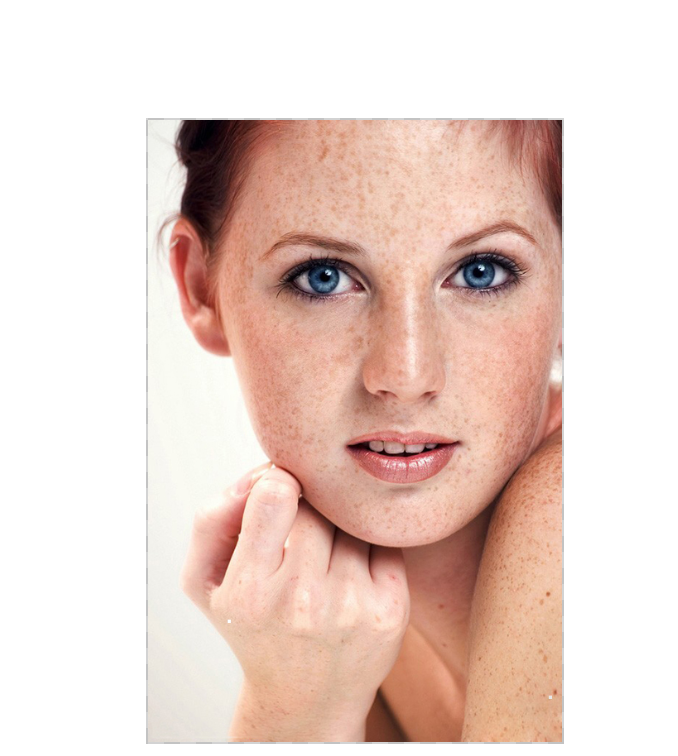
#> input picture face/testface7.png, 678 x 756 px, given in place of testface7.jpg, which was not available
$ python facebeauty.py   (older library calls are emulated)
#> lines starting #> are read from the running program, lines starting #| are printed output that depends on the picture; pictures that were not available may be replaced by others from this repository, and a replacement may not be noted
#> further down, img is the input picture: shape (756, 678, 3); mean B, G, R 203, 211.3, 233.2
from cv2 import cv2
import numpy as np

def beautyface(img):
    value1 = 5
    value2 = 3
    dx = value1 * 5
    fc = value1 * 12.5
    p = 0.5

    temp1 = cv2.bilateralFilter(img, dx, fc, fc)
    # cv2.imshow('temp1', temp1)

    temp2 = temp1 - img + 128
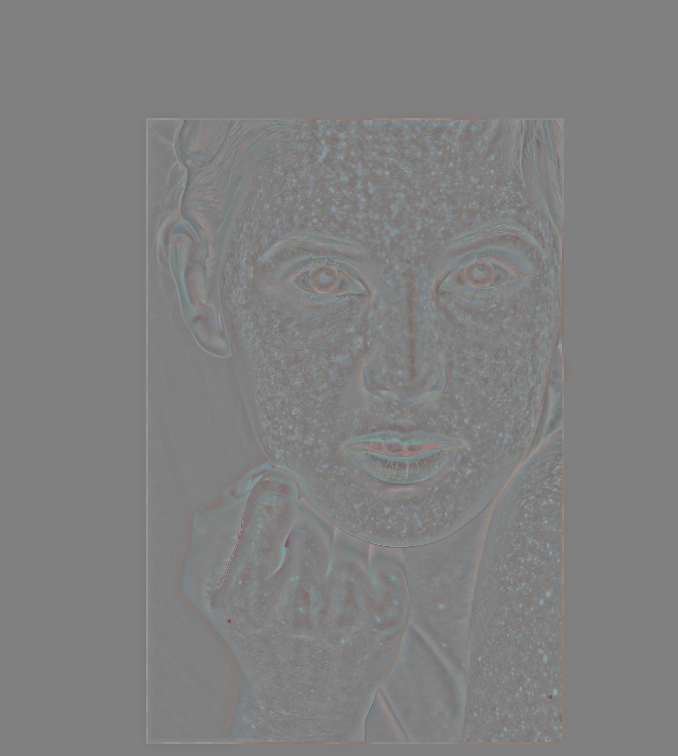
#> temp2: shape (756, 678, 3); mean B, G, R 128.2, 128.2, 128.2
    # cv2.imshow('temp2', temp2)

    temp3 = cv2.GaussianBlur(temp2, (2 * value2 - 1, 2 * value2 - 1), 0)
    # cv2.imshow('temp3', temp3)

    floatimg = img.astype(np.float)
    floattemp3 = temp3.astype(np.float)
    temp4 = floatimg + 2.0 * floattemp3 - 255.0
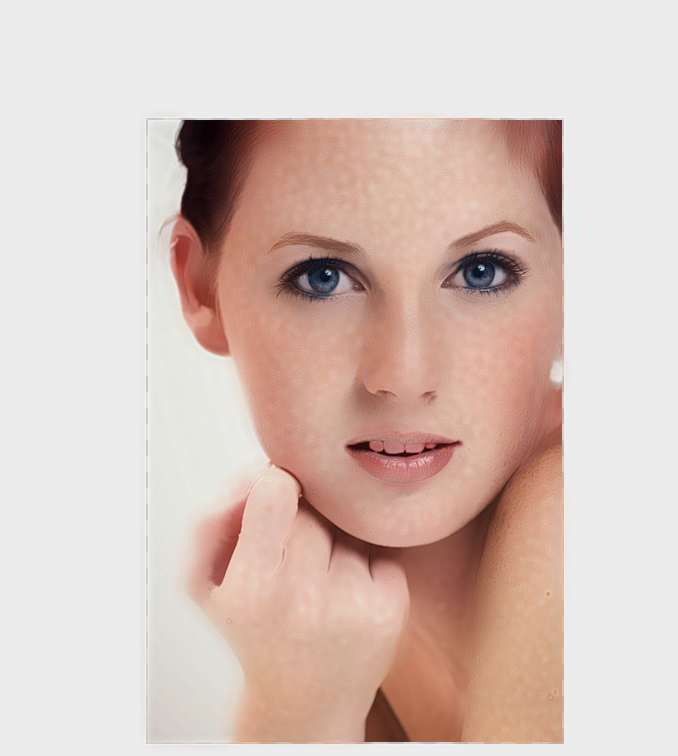
#> temp4: shape (756, 678, 3) float64; mean B, G, R 204.4, 212.7, 234.6; drawn with min black and max white
    temp4[temp4 > 255] = 255
    temp4 = temp4.astype(np.uint8)
    # cv2.imshow('temp4', temp4)

    res = cv2.addWeighted(img, p, temp4, 1.0 - p, 1)
    return res

if __name__ == "__main__":
    img = cv2.imread('face/testface7.jpg')

    res = beautyface(img)

    cv2.imshow('res', res)
    cv2.waitKey(0)
    cv2.destroyAllWindows()

$ run again, with face/testface5.png copied over face/testface7.png
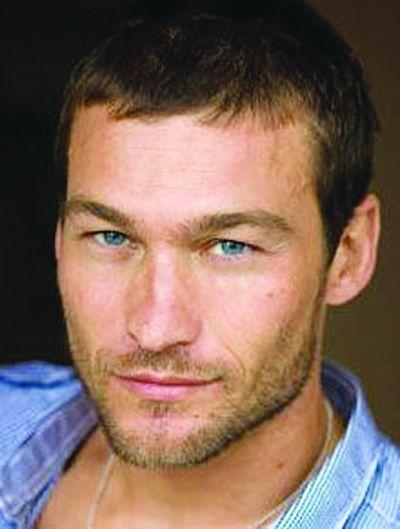
#> input picture face/testface5.png, 400 x 529 px, given in place of testface7.jpg, which was not available
#> img is the input picture: shape (529, 400, 3); mean B, G, R 90.4, 102.7, 128.4
#> in beautyface, `temp2 = temp1 - img + 128`:
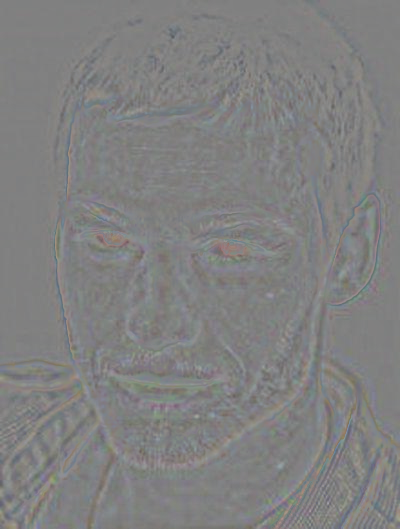
#> temp2: shape (529, 400, 3); mean B, G, R 128.1, 128.1, 128.2
#> in beautyface, `temp4 = floatimg + 2.0 * floattemp3 - 255.0`:
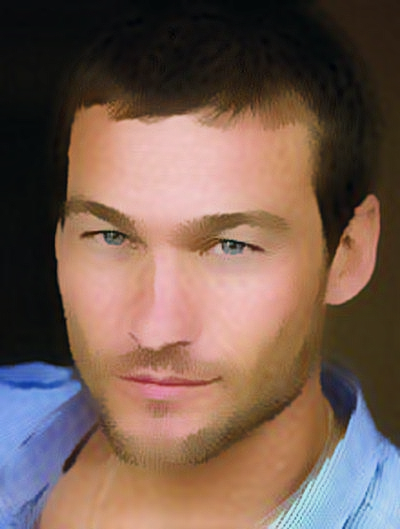
#> temp4: shape (529, 400, 3) float64; mean B, G, R 91.7, 104, 129.7; drawn with min black and max white

$ run again, with face/testface6.png copied over face/testface7.png
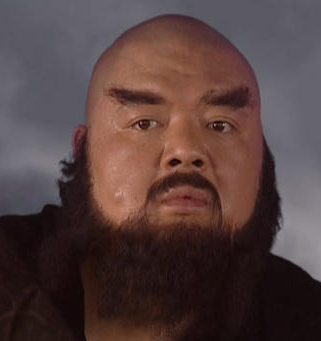
#> input picture face/testface6.png, 321 x 341 px, given in place of testface7.jpg, which was not available
#> img is the input picture: shape (341, 321, 3); mean B, G, R 62.9, 64, 84.2
#> in beautyface, `temp2 = temp1 - img + 128`:
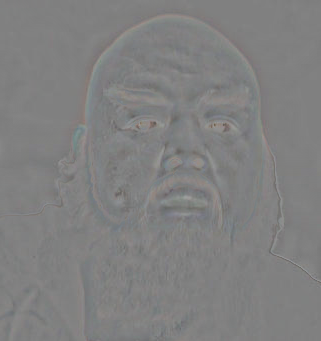
#> temp2: shape (341, 321, 3); mean B, G, R 128, 128, 128.1
#> in beautyface, `temp4 = temp4.astype(np.uint8)`:
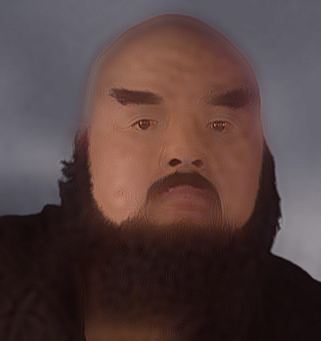
#> temp4: shape (341, 321, 3); mean B, G, R 64, 65.1, 85.4
